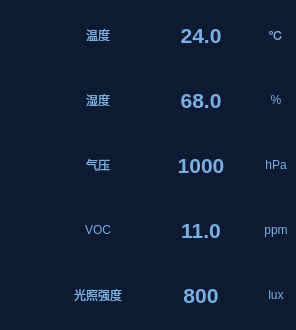
<?xml version="1.0" encoding="UTF-8"?>
<ui version="4.0">
 <class>WaterTop</class>
 <widget class="QWidget" name="WaterTop">
  <property name="geometry">
   <rect>
    <x>0</x>
    <y>0</y>
    <width>296</width>
    <height>330</height>
   </rect>
  </property>
  <property name="minimumSize">
   <size>
    <width>267</width>
    <height>330</height>
   </size>
  </property>
  <property name="maximumSize">
   <size>
    <width>999</width>
    <height>9999</height>
   </size>
  </property>
  <property name="windowTitle">
   <string>Form</string>
  </property>
  <property name="styleSheet">
   <string notr="true">#WaterTop
{
background-color: rgb(14, 26, 50);
}
#widget
{
background-color: rgb(14, 26, 50);
}
QWidget
{
border:0px
}
QLabel
{
color: rgb(122, 175, 227);
font: 12pt &quot;楷体&quot;;
border:0px
}</string>
  </property>
  <layout class="QVBoxLayout" name="verticalLayout_2" stretch="0">
   <property name="spacing">
    <number>0</number>
   </property>
   <property name="leftMargin">
    <number>0</number>
   </property>
   <property name="topMargin">
    <number>0</number>
   </property>
   <property name="rightMargin">
    <number>0</number>
   </property>
   <property name="bottomMargin">
    <number>0</number>
   </property>
   <item>
    <widget class="QWidget" name="widget" native="true">
     <property name="minimumSize">
      <size>
       <width>296</width>
       <height>330</height>
      </size>
     </property>
     <property name="maximumSize">
      <size>
       <width>999</width>
       <height>9999</height>
      </size>
     </property>
     <layout class="QVBoxLayout" name="verticalLayout">
      <property name="spacing">
       <number>0</number>
      </property>
      <property name="leftMargin">
       <number>0</number>
      </property>
      <property name="topMargin">
       <number>0</number>
      </property>
      <property name="rightMargin">
       <number>0</number>
      </property>
      <property name="bottomMargin">
       <number>0</number>
      </property>
      <item>
       <widget class="QWidget" name="TempWidget" native="true">
        <property name="minimumSize">
         <size>
          <width>0</width>
          <height>60</height>
         </size>
        </property>
        <property name="maximumSize">
         <size>
          <width>16777215</width>
          <height>60</height>
         </size>
        </property>
        <property name="styleSheet">
         <string notr="true">#TempWidget
{

}</string>
        </property>
        <layout class="QHBoxLayout" name="horizontalLayout">
         <property name="spacing">
          <number>5</number>
         </property>
         <property name="leftMargin">
          <number>0</number>
         </property>
         <property name="topMargin">
          <number>0</number>
         </property>
         <property name="rightMargin">
          <number>0</number>
         </property>
         <property name="bottomMargin">
          <number>0</number>
         </property>
         <item>
          <widget class="QLabel" name="TempIcon">
           <property name="minimumSize">
            <size>
             <width>45</width>
             <height>45</height>
            </size>
           </property>
           <property name="maximumSize">
            <size>
             <width>45</width>
             <height>45</height>
            </size>
           </property>
           <property name="text">
            <string/>
           </property>
           <property name="pixmap">
            <pixmap resource="res.qrc">:/ptr/Temp.png</pixmap>
           </property>
           <property name="scaledContents">
            <bool>true</bool>
           </property>
          </widget>
         </item>
         <item>
          <widget class="QLabel" name="TempName">
           <property name="minimumSize">
            <size>
             <width>60</width>
             <height>50</height>
            </size>
           </property>
           <property name="maximumSize">
            <size>
             <width>999</width>
             <height>999</height>
            </size>
           </property>
           <property name="text">
            <string>温度</string>
           </property>
           <property name="alignment">
            <set>Qt::AlignCenter</set>
           </property>
          </widget>
         </item>
         <item>
          <widget class="QLabel" name="TempValue">
           <property name="minimumSize">
            <size>
             <width>100</width>
             <height>50</height>
            </size>
           </property>
           <property name="maximumSize">
            <size>
             <width>999</width>
             <height>999</height>
            </size>
           </property>
           <property name="styleSheet">
            <string notr="true">font: 16pt ;
font-weight:bold;
</string>
           </property>
           <property name="text">
            <string>24.0</string>
           </property>
           <property name="alignment">
            <set>Qt::AlignCenter</set>
           </property>
          </widget>
         </item>
         <item>
          <widget class="QLabel" name="TempUnit">
           <property name="minimumSize">
            <size>
             <width>40</width>
             <height>50</height>
            </size>
           </property>
           <property name="maximumSize">
            <size>
             <width>30</width>
             <height>999</height>
            </size>
           </property>
           <property name="layoutDirection">
            <enum>Qt::LeftToRight</enum>
           </property>
           <property name="text">
            <string>℃</string>
           </property>
           <property name="alignment">
            <set>Qt::AlignCenter</set>
           </property>
          </widget>
         </item>
        </layout>
       </widget>
      </item>
      <item>
       <widget class="QWidget" name="HumidityWidget" native="true">
        <property name="minimumSize">
         <size>
          <width>0</width>
          <height>60</height>
         </size>
        </property>
        <property name="maximumSize">
         <size>
          <width>16777215</width>
          <height>60</height>
         </size>
        </property>
        <layout class="QHBoxLayout" name="horizontalLayout_2">
         <property name="spacing">
          <number>5</number>
         </property>
         <property name="leftMargin">
          <number>0</number>
         </property>
         <property name="topMargin">
          <number>0</number>
         </property>
         <property name="rightMargin">
          <number>0</number>
         </property>
         <property name="bottomMargin">
          <number>0</number>
         </property>
         <item>
          <widget class="QLabel" name="HumidityIcon">
           <property name="minimumSize">
            <size>
             <width>45</width>
             <height>45</height>
            </size>
           </property>
           <property name="maximumSize">
            <size>
             <width>45</width>
             <height>45</height>
            </size>
           </property>
           <property name="text">
            <string/>
           </property>
           <property name="pixmap">
            <pixmap resource="res.qrc">:/ptr/humidity.png</pixmap>
           </property>
           <property name="scaledContents">
            <bool>true</bool>
           </property>
          </widget>
         </item>
         <item>
          <widget class="QLabel" name="HumidityName">
           <property name="minimumSize">
            <size>
             <width>60</width>
             <height>50</height>
            </size>
           </property>
           <property name="maximumSize">
            <size>
             <width>999</width>
             <height>999</height>
            </size>
           </property>
           <property name="text">
            <string>湿度</string>
           </property>
           <property name="alignment">
            <set>Qt::AlignCenter</set>
           </property>
          </widget>
         </item>
         <item>
          <widget class="QLabel" name="HumidityValue">
           <property name="minimumSize">
            <size>
             <width>100</width>
             <height>50</height>
            </size>
           </property>
           <property name="maximumSize">
            <size>
             <width>999</width>
             <height>999</height>
            </size>
           </property>
           <property name="styleSheet">
            <string notr="true">font: 16pt ;
font-weight:bold;
</string>
           </property>
           <property name="text">
            <string>68.0</string>
           </property>
           <property name="alignment">
            <set>Qt::AlignCenter</set>
           </property>
          </widget>
         </item>
         <item>
          <widget class="QLabel" name="HumidityUnit">
           <property name="minimumSize">
            <size>
             <width>40</width>
             <height>50</height>
            </size>
           </property>
           <property name="maximumSize">
            <size>
             <width>30</width>
             <height>999</height>
            </size>
           </property>
           <property name="text">
            <string>%</string>
           </property>
           <property name="alignment">
            <set>Qt::AlignCenter</set>
           </property>
          </widget>
         </item>
        </layout>
       </widget>
      </item>
      <item>
       <widget class="QWidget" name="PressureWidget" native="true">
        <property name="minimumSize">
         <size>
          <width>0</width>
          <height>60</height>
         </size>
        </property>
        <property name="maximumSize">
         <size>
          <width>16777215</width>
          <height>60</height>
         </size>
        </property>
        <property name="styleSheet">
         <string notr="true"/>
        </property>
        <layout class="QHBoxLayout" name="horizontalLayout_3">
         <property name="spacing">
          <number>5</number>
         </property>
         <property name="leftMargin">
          <number>0</number>
         </property>
         <property name="topMargin">
          <number>0</number>
         </property>
         <property name="rightMargin">
          <number>0</number>
         </property>
         <property name="bottomMargin">
          <number>0</number>
         </property>
         <item>
          <widget class="QLabel" name="PressureIcon">
           <property name="minimumSize">
            <size>
             <width>45</width>
             <height>45</height>
            </size>
           </property>
           <property name="maximumSize">
            <size>
             <width>45</width>
             <height>45</height>
            </size>
           </property>
           <property name="text">
            <string/>
           </property>
           <property name="pixmap">
            <pixmap resource="res.qrc">:/ptr/pressure.png</pixmap>
           </property>
           <property name="scaledContents">
            <bool>true</bool>
           </property>
          </widget>
         </item>
         <item>
          <widget class="QLabel" name="PressureName">
           <property name="minimumSize">
            <size>
             <width>60</width>
             <height>50</height>
            </size>
           </property>
           <property name="maximumSize">
            <size>
             <width>999</width>
             <height>999</height>
            </size>
           </property>
           <property name="text">
            <string>气压</string>
           </property>
           <property name="alignment">
            <set>Qt::AlignCenter</set>
           </property>
          </widget>
         </item>
         <item>
          <widget class="QLabel" name="PressureValue">
           <property name="minimumSize">
            <size>
             <width>100</width>
             <height>50</height>
            </size>
           </property>
           <property name="maximumSize">
            <size>
             <width>999</width>
             <height>999</height>
            </size>
           </property>
           <property name="styleSheet">
            <string notr="true">font: 16pt ;
font-weight:bold;
</string>
           </property>
           <property name="text">
            <string>1000</string>
           </property>
           <property name="alignment">
            <set>Qt::AlignCenter</set>
           </property>
          </widget>
         </item>
         <item>
          <widget class="QLabel" name="PressureUnit">
           <property name="minimumSize">
            <size>
             <width>40</width>
             <height>50</height>
            </size>
           </property>
           <property name="maximumSize">
            <size>
             <width>30</width>
             <height>999</height>
            </size>
           </property>
           <property name="text">
            <string>hPa</string>
           </property>
           <property name="alignment">
            <set>Qt::AlignCenter</set>
           </property>
          </widget>
         </item>
        </layout>
       </widget>
      </item>
      <item>
       <widget class="QWidget" name="VocWidget" native="true">
        <property name="minimumSize">
         <size>
          <width>0</width>
          <height>60</height>
         </size>
        </property>
        <property name="maximumSize">
         <size>
          <width>16777215</width>
          <height>60</height>
         </size>
        </property>
        <layout class="QHBoxLayout" name="horizontalLayout_4">
         <property name="spacing">
          <number>5</number>
         </property>
         <property name="leftMargin">
          <number>0</number>
         </property>
         <property name="topMargin">
          <number>0</number>
         </property>
         <property name="rightMargin">
          <number>0</number>
         </property>
         <property name="bottomMargin">
          <number>0</number>
         </property>
         <item>
          <widget class="QLabel" name="VocIcon">
           <property name="minimumSize">
            <size>
             <width>45</width>
             <height>45</height>
            </size>
           </property>
           <property name="maximumSize">
            <size>
             <width>45</width>
             <height>45</height>
            </size>
           </property>
           <property name="text">
            <string/>
           </property>
           <property name="pixmap">
            <pixmap resource="res.qrc">:/ptr/voc.png</pixmap>
           </property>
           <property name="scaledContents">
            <bool>true</bool>
           </property>
          </widget>
         </item>
         <item>
          <widget class="QLabel" name="VocName">
           <property name="minimumSize">
            <size>
             <width>60</width>
             <height>50</height>
            </size>
           </property>
           <property name="maximumSize">
            <size>
             <width>999</width>
             <height>999</height>
            </size>
           </property>
           <property name="text">
            <string>VOC</string>
           </property>
           <property name="alignment">
            <set>Qt::AlignCenter</set>
           </property>
          </widget>
         </item>
         <item>
          <widget class="QLabel" name="VocValue">
           <property name="minimumSize">
            <size>
             <width>100</width>
             <height>50</height>
            </size>
           </property>
           <property name="maximumSize">
            <size>
             <width>999</width>
             <height>999</height>
            </size>
           </property>
           <property name="styleSheet">
            <string notr="true">font: 16pt ;
font-weight:bold;
</string>
           </property>
           <property name="text">
            <string>11.0</string>
           </property>
           <property name="alignment">
            <set>Qt::AlignCenter</set>
           </property>
          </widget>
         </item>
         <item>
          <widget class="QLabel" name="VocUnit">
           <property name="minimumSize">
            <size>
             <width>40</width>
             <height>50</height>
            </size>
           </property>
           <property name="maximumSize">
            <size>
             <width>30</width>
             <height>999</height>
            </size>
           </property>
           <property name="text">
            <string>ppm</string>
           </property>
           <property name="alignment">
            <set>Qt::AlignCenter</set>
           </property>
          </widget>
         </item>
        </layout>
       </widget>
      </item>
      <item>
       <widget class="QWidget" name="LightWidget" native="true">
        <property name="minimumSize">
         <size>
          <width>0</width>
          <height>60</height>
         </size>
        </property>
        <property name="maximumSize">
         <size>
          <width>16777215</width>
          <height>60</height>
         </size>
        </property>
        <layout class="QHBoxLayout" name="horizontalLayout_5">
         <property name="spacing">
          <number>5</number>
         </property>
         <property name="leftMargin">
          <number>0</number>
         </property>
         <property name="topMargin">
          <number>0</number>
         </property>
         <property name="rightMargin">
          <number>0</number>
         </property>
         <property name="bottomMargin">
          <number>0</number>
         </property>
         <item>
          <widget class="QLabel" name="LightIcon">
           <property name="minimumSize">
            <size>
             <width>45</width>
             <height>45</height>
            </size>
           </property>
           <property name="maximumSize">
            <size>
             <width>45</width>
             <height>45</height>
            </size>
           </property>
           <property name="text">
            <string/>
           </property>
           <property name="pixmap">
            <pixmap resource="res.qrc">:/ptr/Light.png</pixmap>
           </property>
           <property name="scaledContents">
            <bool>true</bool>
           </property>
          </widget>
         </item>
         <item>
          <widget class="QLabel" name="LightName">
           <property name="minimumSize">
            <size>
             <width>60</width>
             <height>50</height>
            </size>
           </property>
           <property name="maximumSize">
            <size>
             <width>999</width>
             <height>999</height>
            </size>
           </property>
           <property name="text">
            <string>光照强度</string>
           </property>
           <property name="alignment">
            <set>Qt::AlignCenter</set>
           </property>
          </widget>
         </item>
         <item>
          <widget class="QLabel" name="LightValue">
           <property name="minimumSize">
            <size>
             <width>100</width>
             <height>50</height>
            </size>
           </property>
           <property name="maximumSize">
            <size>
             <width>999</width>
             <height>999</height>
            </size>
           </property>
           <property name="styleSheet">
            <string notr="true">font: 16pt ;
font-weight:bold;
</string>
           </property>
           <property name="text">
            <string>800</string>
           </property>
           <property name="alignment">
            <set>Qt::AlignCenter</set>
           </property>
          </widget>
         </item>
         <item>
          <widget class="QLabel" name="LightUnit">
           <property name="minimumSize">
            <size>
             <width>40</width>
             <height>50</height>
            </size>
           </property>
           <property name="maximumSize">
            <size>
             <width>30</width>
             <height>999</height>
            </size>
           </property>
           <property name="layoutDirection">
            <enum>Qt::LeftToRight</enum>
           </property>
           <property name="text">
            <string>lux</string>
           </property>
           <property name="alignment">
            <set>Qt::AlignCenter</set>
           </property>
          </widget>
         </item>
        </layout>
       </widget>
      </item>
     </layout>
    </widget>
   </item>
  </layout>
 </widget>
 <resources>
  <include location="res.qrc"/>
 </resources>
 <connections/>
</ui>
